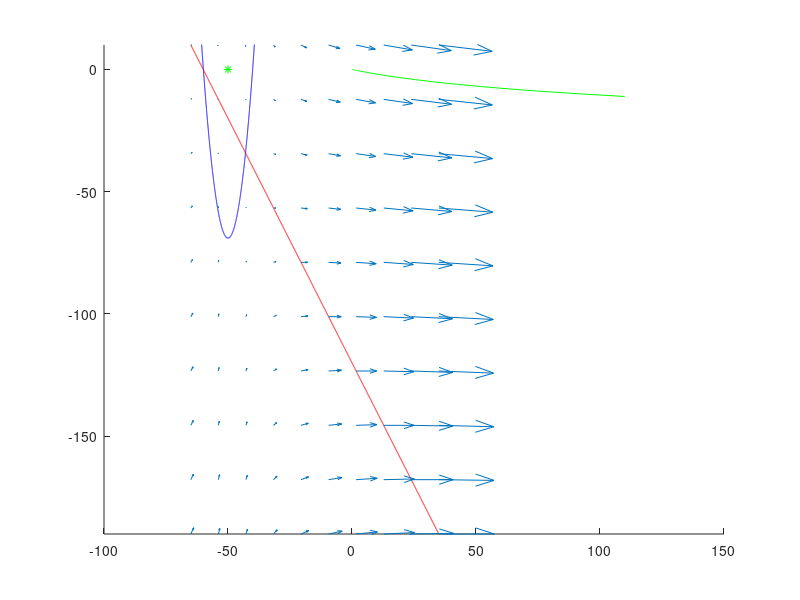

This chart was generated by the following MATLAB code:
function Paul1b2
clc
clear all

%% Specify parameter 
I=1;

vmin=-65;
vmax=35;
umin=-2*(vmax+60);
umax=-2*(vmin+60);

if (I<=(72^2/(4*0.7)-1800))
    %% We have two fixed point;
    v_fp=(-72+sqrt(72^2-4*0.7*(1800+I)))/(2*0.7);u_fp=-2*v_fp-120;
    A=[(0.7/100)*2*v_fp+70/100  -1/100;
        -0.06                   -0.03];
    eig(A)
    v_fp=(-72-sqrt(72^2-4*0.7*(1800+I)))/(2*0.7);u_fp=-2*v_fp-120;
    A=[(0.7/100)*2*v_fp+70/100  -1/100;
        -0.06                   -0.03];
    eig(A)    
end

figure(1)
hold on
%% Plot nullcline
plotVNullcline(vmin,vmax,I);
plotUNullcline(vmin,vmax);

%% Plot velocity field
[V,U] = meshgrid(linspace(vmin,vmax,10),linspace(umin,umax,10));
quiver(V,U,DV(V,U,I),DU(V,U),1);

ylim([umin umax]);

%% Plot trajectory
% figure(2)
[T,Y] = ode45(@(t,y) d_system(t,y,I),[0 2],[0 0]);
plot(Y(:,1),Y(:,2),'g');
plot(-50,0,'g*')

end

function dy=d_system(t,y,I)
    dy=zeros(2,1);
    
    dy(1)=DV(y(1),y(2),I);
    dy(2)=DU(y(1),y(2));
end


function val=DV(V,U,I)
    val=(1/100).*(0.7.*(V+60).*(V+40)-U+I);
end

function val=DU(V,U)
    val=0.03.*(-2.*(V+60)-U);
end

function plotVNullcline(vmin,vmax,I)
    v_lin=linspace(vmin,vmax,10000);
    u=0.7.*(v_lin+60).*(v_lin+40)+I;
    
    plot(v_lin,u,'b');
end

function plotUNullcline(vmin,vmax)
    v_lin=linspace(vmin,vmax,10000);
    u=-2.*(v_lin+60);
    
    plot(v_lin,u,'r');
end